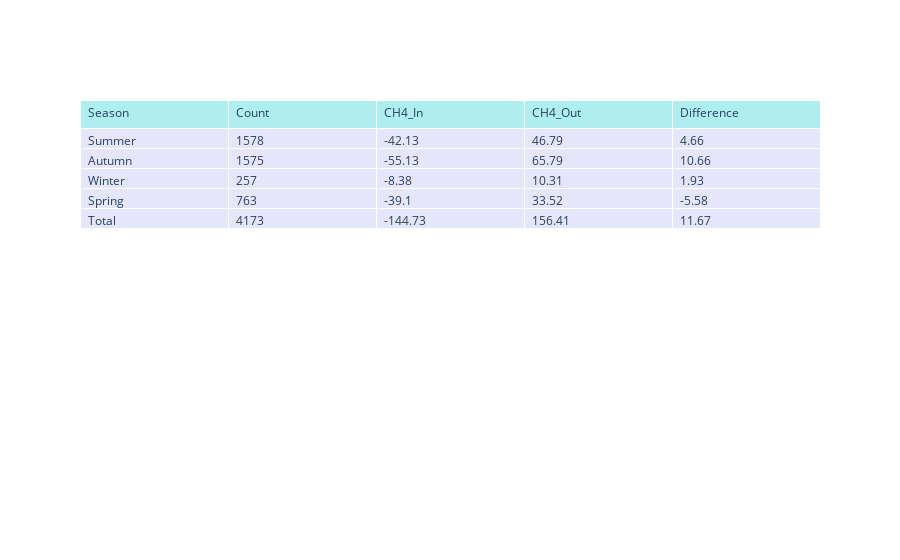

The cell this chart's notebook holds for it:
### Code cell
fig = go.Figure(data=[go.Table(
    header=dict(values=list(df.columns),
                fill_color='paleturquoise',
                align='left'),
    cells=dict(values=[df.Season, df.Count, df.CH4_In, df.CH4_Out, df.Difference],
               fill_color='lavender',
               align='left'))
])
fig.show()
plt.savefig('CH42021.pdf',dpi=300)

### Figure 1 — Plotly figure (JSON) as saved in the notebook; plotly's stock layout.template omitted (floating-point values rounded to 4 significant figures)
{"data": [{"cells": {"align": "left", "fill": {"color": "lavender"}, "values": [["Summer", "Autumn", "Winter", "Spring ", "Total"], [1578, 1575, 257, 763, 4173], [-42.13, -55.13, -8.38, -39.1, -144.7], [46.79, 65.79, 10.31, 33.52, 156.4], [4.66, 10.66, 1.93, -5.58, 11.67]]}, "header": {"align": "left", "fill": {"color": "paleturquoise"}, "values": ["Season", "Count", "CH4_In", "CH4_Out", "Difference"]}, "type": "table"}], "layout": {"autosize": true}}
